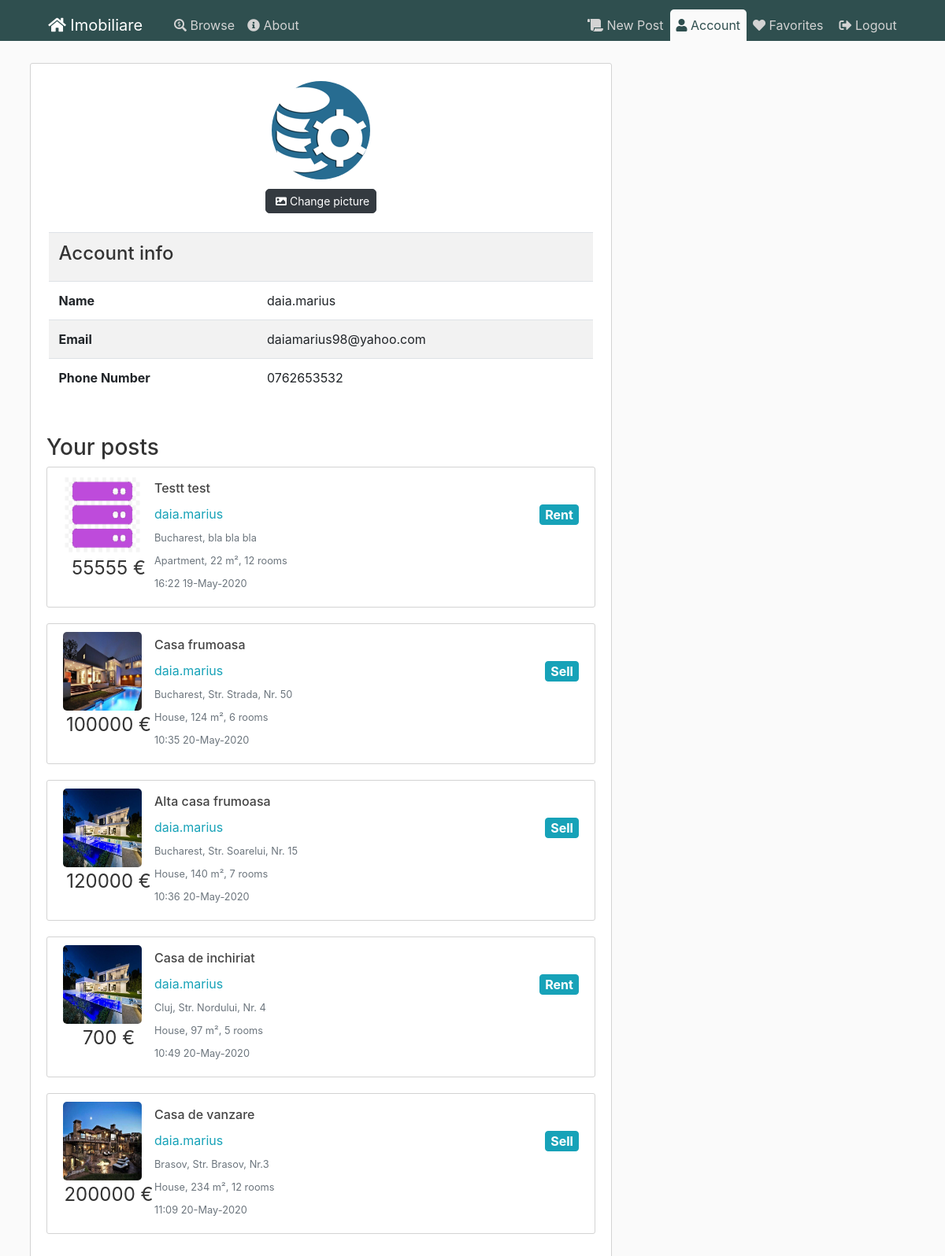
Page /account (signed in) on the committed database.
### flaskblog/models.py (models this page shows, shortened)
class User(db.Model, UserMixin):
    id = db.Column(db.Integer, primary_key=True)
    username = db.Column(db.String(20), unique=True, nullable=False)
    email = db.Column(db.String(120), unique=True, nullable=False)
    phonenumber = db.Column(db.String(15), nullable=False)
    image_file = db.Column(db.String(20), nullable=False, default='default.jpg')
    password = db.Column(db.String(60), nullable=False)
    posts = db.relationship('Post', backref='author', lazy=True)
    favorites = db.relationship('Post', secondary=user_favorites)

class Post(db.Model):
    id = db.Column(db.Integer, primary_key=True)
    title = db.Column(db.String(100), nullable=False)
    date_posted = db.Column(db.DateTime, nullable=False, default=datetime.utcnow)
    content = db.Column(db.Text, nullable=False)
    user_id = db.Column(db.Integer, db.ForeignKey('user.id'), nullable=False)
    city_id = db.Column(db.Integer, db.ForeignKey('city.id'), nullable=False)
    anouncement_type = db.Column(db.String(20), nullable=False)
    house_type = db.Column(db.String(20), nullable=False)
    price = db.Column(db.Integer, nullable=False)
    square_meters = db.Column(db.Integer, nullable=False)
    number_rooms = db.Column(db.Integer, nullable=False)
    address = db.Column(db.String(100), nullable=False)
    phonenumber = db.Column(db.String(15), nullable=True)
    post = db.relationship('Image')
    favorited = db.relationship('User', secondary=user_favorites)

class Image(db.Model):
    id = db.Column(db.Integer, primary_key=True)
    name = db.Column(db.String(100), nullable=False)
    post_id = db.Column(db.Integer, db.ForeignKey('post.id'), nullable=False)
    post = db.relationship('Post', backref='images', lazy=True)

class City(db.Model):
    id = db.Column(db.Integer, primary_key=True)
    name = db.Column(db.String(100), nullable=False)
    country_id = db.Column(db.Integer, db.ForeignKey('country.id'), nullable=False)
    country = db.relationship('Country', back_populates="cities")
    posts = db.relationship('Post', backref='city', lazy=True)

### flaskblog/users/routes.py (the view, shortened to what this page needs)
@users.route("/account", methods=['GET', 'POST'])
@login_required
def account():
    form = UpdateAccountForm()
    image_file = url_for('static', filename='profile_pics/' + current_user.image_file)
    return render_template('account2.html', title='My Account', user=current_user,
                           image_file=image_file, form=form)

### flaskblog/models.py (called while the page is built)
@login_manager.user_loader
def load_user(user_id):
    return User.query.get(int(user_id))

### flaskblog/templates/account2.html (shortened to what this page needs)
{% extends "layout.html" %}
{% if form %}
    {% set active_page = "account" %}
{% endif %}
{% block content %}
    <div class="content-section content-fit">
        <div class="d-flex justify-content-center">
            <img class="rounded-circle account-img" src="{{ image_file }}">
        </div>
        {% if form %}
        <div class="d-flex justify-content-center">
            <button class="btn btn-sm btn-dark" data-toggle="modal" data-target="#confirmDeleteCheck">
                <i class="fas fa-image"></i> Change picture
            </button>
        </div>
        {% endif %}
        <div class="mt-4">
            <div class="table-responsive table-striped">
                <table class="table">
                    <tr>
                        <th colspan="2">
                            <h4>Account info</h4>
                        </th>
                    </tr>
                    <tr>
                        <th scope="col">Name</th>
                        <td scope="col">{{user.username}}</td>
                    </tr>
                    <tr>
                        <th scope="col">Email</th>
                        <td scope="col">{{user.email}}</td>
                    </tr>
                    <tr>
                        <th scope="col">Phone Number</th>
                        <td scope="col">{{user.phonenumber}}</td>
                    </tr>
                </table>
            </div>
        </div>
        <h3>Your posts</h3>
        {% for post in user.posts %}
            <article class="media content-section table-row" data-href="{{ url_for('posts.post', post_id=post.id) }}">
            <div class="article-metadata">
                {% if post.images[0] %}
                <img class="article-img" src="/static/post_pics/{{post.images[0].name}}">
                {% else %}
                <img class="rounded-circle article-img" src="{{ url_for('static', filename='defaults/house.png') }}">
                {% endif %}
                <p class="article-price text-center">{{post.price}} €</p>
            </div>
            <div class="media-body">
                <h4><a class="article-title" href="{{ url_for('posts.post', post_id=post.id) }}">{{ post.title }}</a></h4>
                <div class="article-metadata">
                <a class="mr-2"
                    href="{{ url_for('users.user_posts', username=post.author.username) }}">{{ post.author.username }}</a>
                <a class="btn btn-info badge float-right article-type">{{ post.anouncement_type }}</a>
                </div>
                <div class="article-metadata">
                <small class="text-muted">{{post.city.name}}, {{post.address}}</small>
                </div>
                <div class="article-metadata">
                <small class="text-muted">{{post.house_type}}, {{post.square_meters}} m², {{post.number_rooms}} rooms</small>
                </div>
                <div class="article-metadata">
                <small class="text-muted">{{ post.date_posted.strftime('%H:%M %d-%B-%Y') }}</small>
                </div>
            </div>
            </article>
            {% endfor %}
    </div>
{% endblock content %}

### flaskblog/static/css/main.css (style rules this page uses)
html { font-size: 16px; overflow-x: hidden; }
body { background: var(--bodybackground); color: var(--bodytextcolor); margin-top: 5rem; width: 100%; }
.content-fit { min-height: 70vh; position: relative; overflow-x:hidden !important; }
h1, h2, h3, h4, h5, h6 { color: var(--bodytextcolor); }
.content-section { background: var(--white); padding: 10px 20px; border: 1px solid var(--lightgray); border-radius: 3px; margin-bottom: 20px; }
.article-title { color: #444444; }
.article-img { height: 100px; width: 100px; margin-right: 16px; border-radius:5px; }
.article-price { font-size: 1.5rem; }
.article-type { font-size:1rem; }
.article-metadata { padding-bottom: 1px; margin-bottom: 4px; border-bottom: 1px solid #e3e3e3 }
.account-img { height: 125px; width: 125px; margin-right: 20px; margin-bottom: 16px; text-align: center; justify-content: center; padding: 0; margin:0; margin-top:0.75rem; margin-bottom:0.75rem; }
a { color: var(--lightblue); font-size: 1rem; cursor: pointer; }
.content-section { overflow: auto ; width:100% !important; overflow-x: hidden !important; }
:root { --darkgreen: #2F4F4F; --lightblue: #17a2b8; --dark: #343a40; --lightgreen: #28a745; --darkred: #b00020; --yellow: #ffc107; --white: white; --gray: gray; --lightgray: lightgray; --fadegray: #f3f3f3; --bodybackground: #fafafa; --bodytextcolor: #333333; --blueglow: rgba(41, 137, 167, 0.2); --whiteglow: rgba(254, 255, 205, 0.2); }
.article-metadata { border-bottom: none; }
.content-section { overflow-x: auto !important; }
.badge { color: var(--white) !important; }
.btn-dark { color:var(--white); border-radius: 5px; transition: 0.5s; }
.table { width: 99%; margin-left: auto; margin-right: auto; }
.table-responsive { margin-bottom: 2rem; }

### rows in the picture
User: username "daia.marius", email "daiamarius98@yahoo.com", phonenumber "0762653532"
Post: name (picture), price "55555", title "Testt test", author.username "daia.marius", anouncement_type "Rent", city.name "Bucharest", address "bla bla bla", house_type "Apartment", square_meters "22", number_rooms "12", date_posted "16:22 19-May-2020"
Post: name (picture), price "100000", title "Casa frumoasa", author.username "daia.marius", anouncement_type "Sell", city.name "Bucharest", address "Str. Strada, Nr. 50", house_type "House", square_meters "124", number_rooms "6", date_posted "10:35 20-May-2020"
Post: name (picture), price "120000", title "Alta casa frumoasa", author.username "daia.marius", anouncement_type "Sell", city.name "Bucharest", address "Str. Soarelui, Nr. 15", house_type "House", square_meters "140", number_rooms "7", date_posted "10:36 20-May-2020"
Post: name (picture), price "700", title "Casa de inchiriat", author.username "daia.marius", anouncement_type "Rent", city.name "Cluj", address "Str. Nordului, Nr. 4", house_type "House", square_meters "97", number_rooms "5", date_posted "10:49 20-May-2020"
Post: name (picture), price "200000", title "Casa de vanzare", author.username "daia.marius", anouncement_type "Sell", city.name "Brasov", address "Str. Brasov, Nr.3", house_type "House", square_meters "234", number_rooms "12", date_posted "11:09 20-May-2020"
